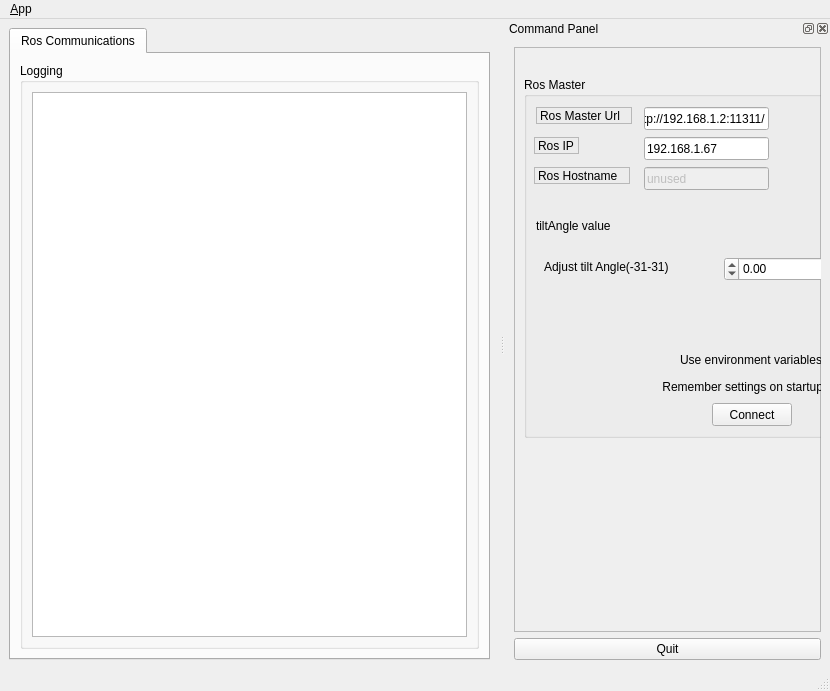
<?xml version="1.0" encoding="UTF-8"?>
<ui version="4.0">
 <class>MainWindowDesign</class>
 <widget class="QMainWindow" name="MainWindowDesign">
  <property name="geometry">
   <rect>
    <x>0</x>
    <y>0</y>
    <width>830</width>
    <height>691</height>
   </rect>
  </property>
  <property name="windowTitle">
   <string>QRosApp</string>
  </property>
  <property name="windowIcon">
   <iconset resource="../resources/images.qrc">
    <normaloff>:/images/icon.png</normaloff>:/images/icon.png</iconset>
  </property>
  <property name="locale">
   <locale language="English" country="Australia"/>
  </property>
  <widget class="QWidget" name="centralwidget">
   <layout class="QVBoxLayout" name="verticalLayout_4">
    <item>
     <widget class="QTabWidget" name="tab_manager">
      <property name="minimumSize">
       <size>
        <width>100</width>
        <height>0</height>
       </size>
      </property>
      <property name="locale">
       <locale language="English" country="Australia"/>
      </property>
      <property name="currentIndex">
       <number>0</number>
      </property>
      <widget class="QWidget" name="tab_status">
       <attribute name="title">
        <string>Ros Communications</string>
       </attribute>
       <layout class="QVBoxLayout" name="verticalLayout_2">
        <item>
         <widget class="QGroupBox" name="groupBox_12">
          <property name="sizePolicy">
           <sizepolicy hsizetype="MinimumExpanding" vsizetype="Preferred">
            <horstretch>0</horstretch>
            <verstretch>0</verstretch>
           </sizepolicy>
          </property>
          <property name="title">
           <string>Logging</string>
          </property>
          <layout class="QGridLayout" name="gridLayout_2">
           <item row="0" column="0">
            <widget class="QListView" name="view_logging"/>
           </item>
          </layout>
         </widget>
        </item>
       </layout>
      </widget>
     </widget>
    </item>
   </layout>
  </widget>
  <widget class="QMenuBar" name="menubar">
   <property name="geometry">
    <rect>
     <x>0</x>
     <y>0</y>
     <width>830</width>
     <height>20</height>
    </rect>
   </property>
   <widget class="QMenu" name="menu_File">
    <property name="title">
     <string>&amp;App</string>
    </property>
    <addaction name="action_Preferences"/>
    <addaction name="separator"/>
    <addaction name="actionAbout"/>
    <addaction name="actionAbout_Qt"/>
    <addaction name="separator"/>
    <addaction name="action_Quit"/>
   </widget>
   <addaction name="menu_File"/>
  </widget>
  <widget class="QStatusBar" name="statusbar"/>
  <widget class="QDockWidget" name="dock_status">
   <property name="sizePolicy">
    <sizepolicy hsizetype="Minimum" vsizetype="Preferred">
     <horstretch>0</horstretch>
     <verstretch>0</verstretch>
    </sizepolicy>
   </property>
   <property name="minimumSize">
    <size>
     <width>325</width>
     <height>368</height>
    </size>
   </property>
   <property name="allowedAreas">
    <set>Qt::RightDockWidgetArea</set>
   </property>
   <property name="windowTitle">
    <string>Command Panel</string>
   </property>
   <attribute name="dockWidgetArea">
    <number>2</number>
   </attribute>
   <widget class="QWidget" name="dockWidgetContents_2">
    <layout class="QVBoxLayout" name="verticalLayout">
     <item>
      <widget class="QFrame" name="frame">
       <property name="sizePolicy">
        <sizepolicy hsizetype="Minimum" vsizetype="Preferred">
         <horstretch>0</horstretch>
         <verstretch>0</verstretch>
        </sizepolicy>
       </property>
       <property name="frameShape">
        <enum>QFrame::StyledPanel</enum>
       </property>
       <property name="frameShadow">
        <enum>QFrame::Raised</enum>
       </property>
       <widget class="QGroupBox" name="groupBox">
        <property name="geometry">
         <rect>
          <x>10</x>
          <y>30</y>
          <width>341</width>
          <height>361</height>
         </rect>
        </property>
        <property name="title">
         <string>Ros Master</string>
        </property>
        <widget class="QLabel" name="label">
         <property name="geometry">
          <rect>
           <x>12</x>
           <y>30</y>
           <width>96</width>
           <height>17</height>
          </rect>
         </property>
         <property name="frameShape">
          <enum>QFrame::StyledPanel</enum>
         </property>
         <property name="frameShadow">
          <enum>QFrame::Raised</enum>
         </property>
         <property name="text">
          <string>Ros Master Url</string>
         </property>
        </widget>
        <widget class="QLineEdit" name="line_edit_master">
         <property name="geometry">
          <rect>
           <x>120</x>
           <y>30</y>
           <width>125</width>
           <height>23</height>
          </rect>
         </property>
         <property name="text">
          <string>http://192.168.1.2:11311/</string>
         </property>
        </widget>
        <widget class="QLabel" name="label_2">
         <property name="geometry">
          <rect>
           <x>10</x>
           <y>60</y>
           <width>45</width>
           <height>17</height>
          </rect>
         </property>
         <property name="frameShape">
          <enum>QFrame::StyledPanel</enum>
         </property>
         <property name="frameShadow">
          <enum>QFrame::Raised</enum>
         </property>
         <property name="text">
          <string>Ros IP</string>
         </property>
        </widget>
        <widget class="QLineEdit" name="line_edit_host">
         <property name="geometry">
          <rect>
           <x>120</x>
           <y>60</y>
           <width>125</width>
           <height>23</height>
          </rect>
         </property>
         <property name="text">
          <string>192.168.1.67</string>
         </property>
        </widget>
        <widget class="QLineEdit" name="line_edit_topic">
         <property name="enabled">
          <bool>false</bool>
         </property>
         <property name="geometry">
          <rect>
           <x>120</x>
           <y>90</y>
           <width>125</width>
           <height>23</height>
          </rect>
         </property>
         <property name="text">
          <string>unused</string>
         </property>
        </widget>
        <widget class="QCheckBox" name="checkbox_use_environment">
         <property name="geometry">
          <rect>
           <x>130</x>
           <y>272</y>
           <width>187</width>
           <height>21</height>
          </rect>
         </property>
         <property name="layoutDirection">
          <enum>Qt::RightToLeft</enum>
         </property>
         <property name="text">
          <string>Use environment variables</string>
         </property>
        </widget>
        <widget class="QCheckBox" name="checkbox_remember_settings">
         <property name="geometry">
          <rect>
           <x>110</x>
           <y>299</y>
           <width>208</width>
           <height>21</height>
          </rect>
         </property>
         <property name="layoutDirection">
          <enum>Qt::RightToLeft</enum>
         </property>
         <property name="text">
          <string>Remember settings on startup</string>
         </property>
        </widget>
        <widget class="QPushButton" name="button_connect">
         <property name="enabled">
          <bool>true</bool>
         </property>
         <property name="geometry">
          <rect>
           <x>188</x>
           <y>326</y>
           <width>80</width>
           <height>23</height>
          </rect>
         </property>
         <property name="sizePolicy">
          <sizepolicy hsizetype="MinimumExpanding" vsizetype="Fixed">
           <horstretch>0</horstretch>
           <verstretch>0</verstretch>
          </sizepolicy>
         </property>
         <property name="toolTip">
          <string>Set the target to the current joint trajectory state.</string>
         </property>
         <property name="statusTip">
          <string>Clear all waypoints and set the target to the current joint trajectory state.</string>
         </property>
         <property name="text">
          <string>Connect</string>
         </property>
        </widget>
        <widget class="QLabel" name="label_4">
         <property name="geometry">
          <rect>
           <x>12</x>
           <y>141</y>
           <width>87</width>
           <height>16</height>
          </rect>
         </property>
         <property name="text">
          <string>tiltAngle value</string>
         </property>
        </widget>
        <widget class="QLabel" name="labelTiltAngleDisp">
         <property name="geometry">
          <rect>
           <x>140</x>
           <y>140</y>
           <width>121</width>
           <height>21</height>
          </rect>
         </property>
         <property name="font">
          <font>
           <family>Times New Roman</family>
           <pointsize>11</pointsize>
          </font>
         </property>
         <property name="layoutDirection">
          <enum>Qt::RightToLeft</enum>
         </property>
         <property name="text">
          <string/>
         </property>
        </widget>
        <widget class="QLabel" name="label_3">
         <property name="geometry">
          <rect>
           <x>10</x>
           <y>90</y>
           <width>96</width>
           <height>17</height>
          </rect>
         </property>
         <property name="frameShape">
          <enum>QFrame::StyledPanel</enum>
         </property>
         <property name="frameShadow">
          <enum>QFrame::Raised</enum>
         </property>
         <property name="text">
          <string>Ros Hostname</string>
         </property>
        </widget>
        <widget class="QLabel" name="label_5">
         <property name="geometry">
          <rect>
           <x>20</x>
           <y>180</y>
           <width>151</width>
           <height>20</height>
          </rect>
         </property>
         <property name="text">
          <string>Adjust tilt Angle(-31-31)</string>
         </property>
        </widget>
        <widget class="QDoubleSpinBox" name="angleInput">
         <property name="geometry">
          <rect>
           <x>200</x>
           <y>180</y>
           <width>101</width>
           <height>24</height>
          </rect>
         </property>
         <property name="layoutDirection">
          <enum>Qt::RightToLeft</enum>
         </property>
         <property name="minimum">
          <double>-31.000000000000000</double>
         </property>
         <property name="maximum">
          <double>31.000000000000000</double>
         </property>
         <property name="singleStep">
          <double>0.500000000000000</double>
         </property>
        </widget>
       </widget>
      </widget>
     </item>
     <item>
      <widget class="QPushButton" name="quit_button">
       <property name="sizePolicy">
        <sizepolicy hsizetype="MinimumExpanding" vsizetype="Fixed">
         <horstretch>0</horstretch>
         <verstretch>0</verstretch>
        </sizepolicy>
       </property>
       <property name="text">
        <string>Quit</string>
       </property>
      </widget>
     </item>
    </layout>
   </widget>
  </widget>
  <action name="action_Quit">
   <property name="text">
    <string>&amp;Quit</string>
   </property>
   <property name="shortcut">
    <string>Ctrl+Q</string>
   </property>
   <property name="shortcutContext">
    <enum>Qt::ApplicationShortcut</enum>
   </property>
  </action>
  <action name="action_Preferences">
   <property name="text">
    <string>&amp;Preferences</string>
   </property>
  </action>
  <action name="actionAbout">
   <property name="text">
    <string>&amp;About</string>
   </property>
  </action>
  <action name="actionAbout_Qt">
   <property name="text">
    <string>About &amp;Qt</string>
   </property>
  </action>
 </widget>
 <resources>
  <include location="../resources/images.qrc"/>
 </resources>
 <connections>
  <connection>
   <sender>action_Quit</sender>
   <signal>triggered()</signal>
   <receiver>MainWindowDesign</receiver>
   <slot>close()</slot>
   <hints>
    <hint type="sourcelabel">
     <x>-1</x>
     <y>-1</y>
    </hint>
    <hint type="destinationlabel">
     <x>399</x>
     <y>299</y>
    </hint>
   </hints>
  </connection>
  <connection>
   <sender>quit_button</sender>
   <signal>clicked()</signal>
   <receiver>MainWindowDesign</receiver>
   <slot>close()</slot>
   <hints>
    <hint type="sourcelabel">
     <x>859</x>
     <y>552</y>
    </hint>
    <hint type="destinationlabel">
     <x>469</x>
     <y>299</y>
    </hint>
   </hints>
  </connection>
 </connections>
</ui>
